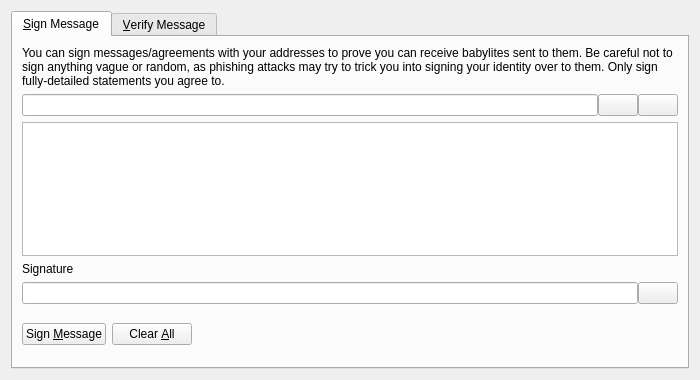
<?xml version="1.0" encoding="UTF-8"?>
<ui version="4.0">
 <class>SignVerifyMessageDialog</class>
 <widget class="QDialog" name="SignVerifyMessageDialog">
  <property name="geometry">
   <rect>
    <x>0</x>
    <y>0</y>
    <width>700</width>
    <height>380</height>
   </rect>
  </property>
  <property name="windowTitle">
   <string>Signatures - Sign / Verify a Message</string>
  </property>
  <property name="modal">
   <bool>true</bool>
  </property>
  <layout class="QVBoxLayout" name="verticalLayout">
   <item>
    <widget class="QTabWidget" name="tabWidget">
     <property name="currentIndex">
      <number>0</number>
     </property>
     <widget class="QWidget" name="tabSignMessage">
      <attribute name="title">
       <string>&amp;Sign Message</string>
      </attribute>
      <layout class="QVBoxLayout" name="verticalLayout_SM">
       <item>
        <widget class="QLabel" name="infoLabel_SM">
         <property name="text">
          <string>You can sign messages/agreements with your addresses to prove you can receive babylites sent to them. Be careful not to sign anything vague or random, as phishing attacks may try to trick you into signing your identity over to them. Only sign fully-detailed statements you agree to.</string>
         </property>
         <property name="textFormat">
          <enum>Qt::PlainText</enum>
         </property>
         <property name="wordWrap">
          <bool>true</bool>
         </property>
        </widget>
       </item>
       <item>
        <layout class="QHBoxLayout" name="horizontalLayout_1_SM">
         <property name="spacing">
          <number>0</number>
         </property>
         <item>
          <widget class="QValidatedLineEdit" name="addressIn_SM">
           <property name="toolTip">
            <string>The babylite address to sign the message with</string>
           </property>
          </widget>
         </item>
         <item>
          <widget class="QPushButton" name="addressBookButton_SM">
           <property name="toolTip">
            <string>Choose previously used address</string>
           </property>
           <property name="text">
            <string/>
           </property>
           <property name="icon">
            <iconset resource="../bitcoin.qrc">
             <normaloff>:/icons/address-book</normaloff>:/icons/address-book</iconset>
           </property>
           <property name="shortcut">
            <string>Alt+A</string>
           </property>
           <property name="autoDefault">
            <bool>false</bool>
           </property>
          </widget>
         </item>
         <item>
          <widget class="QPushButton" name="pasteButton_SM">
           <property name="toolTip">
            <string>Paste address from clipboard</string>
           </property>
           <property name="text">
            <string/>
           </property>
           <property name="icon">
            <iconset resource="../bitcoin.qrc">
             <normaloff>:/icons/editpaste</normaloff>:/icons/editpaste</iconset>
           </property>
           <property name="shortcut">
            <string>Alt+P</string>
           </property>
           <property name="autoDefault">
            <bool>false</bool>
           </property>
          </widget>
         </item>
        </layout>
       </item>
       <item>
        <widget class="QPlainTextEdit" name="messageIn_SM">
         <property name="toolTip">
          <string>Enter the message you want to sign here</string>
         </property>
        </widget>
       </item>
       <item>
        <widget class="QLabel" name="signatureLabel_SM">
         <property name="text">
          <string>Signature</string>
         </property>
         <property name="textFormat">
          <enum>Qt::PlainText</enum>
         </property>
        </widget>
       </item>
       <item>
        <layout class="QHBoxLayout" name="horizontalLayout_2_SM">
         <property name="spacing">
          <number>0</number>
         </property>
         <item>
          <widget class="QLineEdit" name="signatureOut_SM">
           <property name="font">
            <font>
             <italic>true</italic>
            </font>
           </property>
           <property name="readOnly">
            <bool>true</bool>
           </property>
          </widget>
         </item>
         <item>
          <widget class="QPushButton" name="copySignatureButton_SM">
           <property name="toolTip">
            <string>Copy the current signature to the system clipboard</string>
           </property>
           <property name="text">
            <string/>
           </property>
           <property name="icon">
            <iconset resource="../bitcoin.qrc">
             <normaloff>:/icons/editcopy</normaloff>:/icons/editcopy</iconset>
           </property>
           <property name="autoDefault">
            <bool>false</bool>
           </property>
          </widget>
         </item>
        </layout>
       </item>
       <item>
        <layout class="QHBoxLayout" name="horizontalLayout_3_SM">
         <item>
          <widget class="QPushButton" name="signMessageButton_SM">
           <property name="toolTip">
            <string>Sign the message to prove you own this babylite address</string>
           </property>
           <property name="text">
            <string>Sign &amp;Message</string>
           </property>
           <property name="icon">
            <iconset resource="../bitcoin.qrc">
             <normaloff>:/icons/edit</normaloff>:/icons/edit</iconset>
           </property>
           <property name="autoDefault">
            <bool>false</bool>
           </property>
          </widget>
         </item>
         <item>
          <widget class="QPushButton" name="clearButton_SM">
           <property name="toolTip">
            <string>Reset all sign message fields</string>
           </property>
           <property name="text">
            <string>Clear &amp;All</string>
           </property>
           <property name="icon">
            <iconset resource="../bitcoin.qrc">
             <normaloff>:/icons/remove</normaloff>:/icons/remove</iconset>
           </property>
           <property name="autoDefault">
            <bool>false</bool>
           </property>
          </widget>
         </item>
         <item>
          <spacer name="horizontalSpacer_1_SM">
           <property name="orientation">
            <enum>Qt::Horizontal</enum>
           </property>
           <property name="sizeHint" stdset="0">
            <size>
             <width>40</width>
             <height>48</height>
            </size>
           </property>
          </spacer>
         </item>
         <item>
          <widget class="QLabel" name="statusLabel_SM">
           <property name="font">
            <font>
             <weight>75</weight>
             <bold>true</bold>
            </font>
           </property>
           <property name="text">
            <string/>
           </property>
           <property name="wordWrap">
            <bool>true</bool>
           </property>
          </widget>
         </item>
         <item>
          <spacer name="horizontalSpacer_2_SM">
           <property name="orientation">
            <enum>Qt::Horizontal</enum>
           </property>
           <property name="sizeHint" stdset="0">
            <size>
             <width>40</width>
             <height>48</height>
            </size>
           </property>
          </spacer>
         </item>
        </layout>
       </item>
      </layout>
     </widget>
     <widget class="QWidget" name="tabVerifyMessage">
      <attribute name="title">
       <string>&amp;Verify Message</string>
      </attribute>
      <layout class="QVBoxLayout" name="verticalLayout_VM">
       <item>
        <widget class="QLabel" name="infoLabel_VM">
         <property name="text">
          <string>Enter the receiver's address, message (ensure you copy line breaks, spaces, tabs, etc. exactly) and signature below to verify the message. Be careful not to read more into the signature than what is in the signed message itself, to avoid being tricked by a man-in-the-middle attack. Note that this only proves the signing party receives with the address, it cannot prove sendership of any transaction!</string>
         </property>
         <property name="textFormat">
          <enum>Qt::PlainText</enum>
         </property>
         <property name="alignment">
          <set>Qt::AlignLeading|Qt::AlignLeft|Qt::AlignTop</set>
         </property>
         <property name="wordWrap">
          <bool>true</bool>
         </property>
        </widget>
       </item>
       <item>
        <layout class="QHBoxLayout" name="horizontalLayout_1_VM">
         <property name="spacing">
          <number>0</number>
         </property>
         <item>
          <widget class="QValidatedLineEdit" name="addressIn_VM">
           <property name="toolTip">
            <string>The babylite address the message was signed with</string>
           </property>
          </widget>
         </item>
         <item>
          <widget class="QPushButton" name="addressBookButton_VM">
           <property name="toolTip">
            <string>Choose previously used address</string>
           </property>
           <property name="text">
            <string/>
           </property>
           <property name="icon">
            <iconset resource="../bitcoin.qrc">
             <normaloff>:/icons/address-book</normaloff>:/icons/address-book</iconset>
           </property>
           <property name="shortcut">
            <string>Alt+A</string>
           </property>
           <property name="autoDefault">
            <bool>false</bool>
           </property>
          </widget>
         </item>
        </layout>
       </item>
       <item>
        <widget class="QPlainTextEdit" name="messageIn_VM"/>
       </item>
       <item>
        <widget class="QValidatedLineEdit" name="signatureIn_VM"/>
       </item>
       <item>
        <layout class="QHBoxLayout" name="horizontalLayout_2_VM">
         <item>
          <widget class="QPushButton" name="verifyMessageButton_VM">
           <property name="toolTip">
            <string>Verify the message to ensure it was signed with the specified babylite address</string>
           </property>
           <property name="text">
            <string>Verify &amp;Message</string>
           </property>
           <property name="icon">
            <iconset resource="../bitcoin.qrc">
             <normaloff>:/icons/transaction_0</normaloff>:/icons/transaction_0</iconset>
           </property>
           <property name="autoDefault">
            <bool>false</bool>
           </property>
          </widget>
         </item>
         <item>
          <widget class="QPushButton" name="clearButton_VM">
           <property name="toolTip">
            <string>Reset all verify message fields</string>
           </property>
           <property name="text">
            <string>Clear &amp;All</string>
           </property>
           <property name="icon">
            <iconset resource="../bitcoin.qrc">
             <normaloff>:/icons/remove</normaloff>:/icons/remove</iconset>
           </property>
           <property name="autoDefault">
            <bool>false</bool>
           </property>
          </widget>
         </item>
         <item>
          <spacer name="horizontalSpacer_1_VM">
           <property name="orientation">
            <enum>Qt::Horizontal</enum>
           </property>
           <property name="sizeHint" stdset="0">
            <size>
             <width>40</width>
             <height>48</height>
            </size>
           </property>
          </spacer>
         </item>
         <item>
          <widget class="QLabel" name="statusLabel_VM">
           <property name="font">
            <font>
             <weight>75</weight>
             <bold>true</bold>
            </font>
           </property>
           <property name="text">
            <string/>
           </property>
           <property name="wordWrap">
            <bool>true</bool>
           </property>
          </widget>
         </item>
         <item>
          <spacer name="horizontalSpacer_2_VM">
           <property name="orientation">
            <enum>Qt::Horizontal</enum>
           </property>
           <property name="sizeHint" stdset="0">
            <size>
             <width>40</width>
             <height>48</height>
            </size>
           </property>
          </spacer>
         </item>
        </layout>
       </item>
      </layout>
     </widget>
    </widget>
   </item>
  </layout>
 </widget>
 <customwidgets>
  <customwidget>
   <class>QValidatedLineEdit</class>
   <extends>QLineEdit</extends>
   <header>qt/qvalidatedlineedit.h</header>
  </customwidget>
 </customwidgets>
 <resources>
  <include location="../bitcoin.qrc"/>
 </resources>
 <connections/>
</ui>
